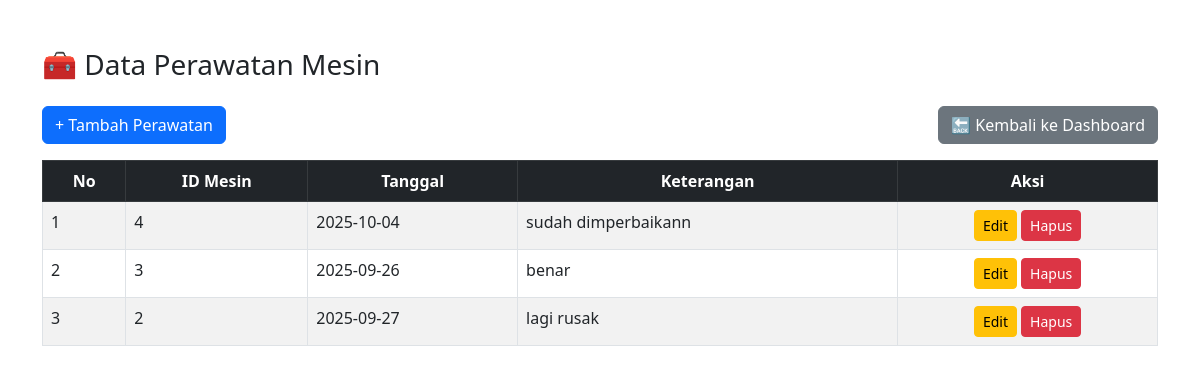
Page /perawatan/index.php on the committed database.
### tables this page shows
CREATE TABLE `perawatan` (
  `id` int(11) NOT NULL,
  `id_mesin` int(11) DEFAULT NULL,
  `tanggal` date DEFAULT NULL,
  `deskripsi` text DEFAULT NULL,
  `keterangan` text DEFAULT NULL
);

### perawatan/index.php (the view, shortened to what this page needs)
<?php include '../koneksi.php'; ?>
<!DOCTYPE html>
<html>
<head>
    <link href="https://cdn.jsdelivr.net/npm/bootstrap@5.3.0/dist/css/bootstrap.min.css" rel="stylesheet">
</head>
<body class="container mt-5">
    <h3 class="mb-4">🧰 Data Perawatan Mesin</h3>
    <div class="mb-3 d-flex justify-content-between">
        <a href="tambah.php" class="btn btn-primary">+ Tambah Perawatan</a>
        <a href="../dashboard.php" class="btn btn-secondary">🔙 Kembali ke Dashboard</a>
    </div>
    <table class="table table-bordered table-striped">
        <thead class="table-dark text-center">
            <tr>
                <th>No</th>
                <th>ID Mesin</th>
                <th>Tanggal</th>
                <th>Keterangan</th>
                <th>Aksi</th>
            </tr>
        </thead>
        <tbody>
            <?php
            $no = 1;
            $query = mysqli_query($conn, "SELECT * FROM perawatan ORDER BY id DESC");
            while ($row = mysqli_fetch_assoc($query)) {
                echo "<tr>
                    <td>$no</td>
                    <td>{$row['id_mesin']}</td>
                    <td>{$row['tanggal']}</td>
                    <td>{$row['keterangan']}</td>
                    <td class='text-center'>
                        <a href='edit.php?id={$row['id']}' class='btn btn-warning btn-sm'>Edit</a>
                        <a href='hapus.php?id={$row['id']}' onclick=\"return confirm('Yakin hapus?')\" class='btn btn-danger btn-sm'>Hapus</a>
                    </td>
                </tr>";
                $no++;
            }
            ?>
        </tbody>
    </table>
</body>
</html>

### rows in the picture
perawatan: id_mesin "4", tanggal "2025-10-04", keterangan "sudah dimperbaikann"
perawatan: id_mesin "3", tanggal "2025-09-26", keterangan "benar"
perawatan: id_mesin "2", tanggal "2025-09-27", keterangan "lagi rusak"
